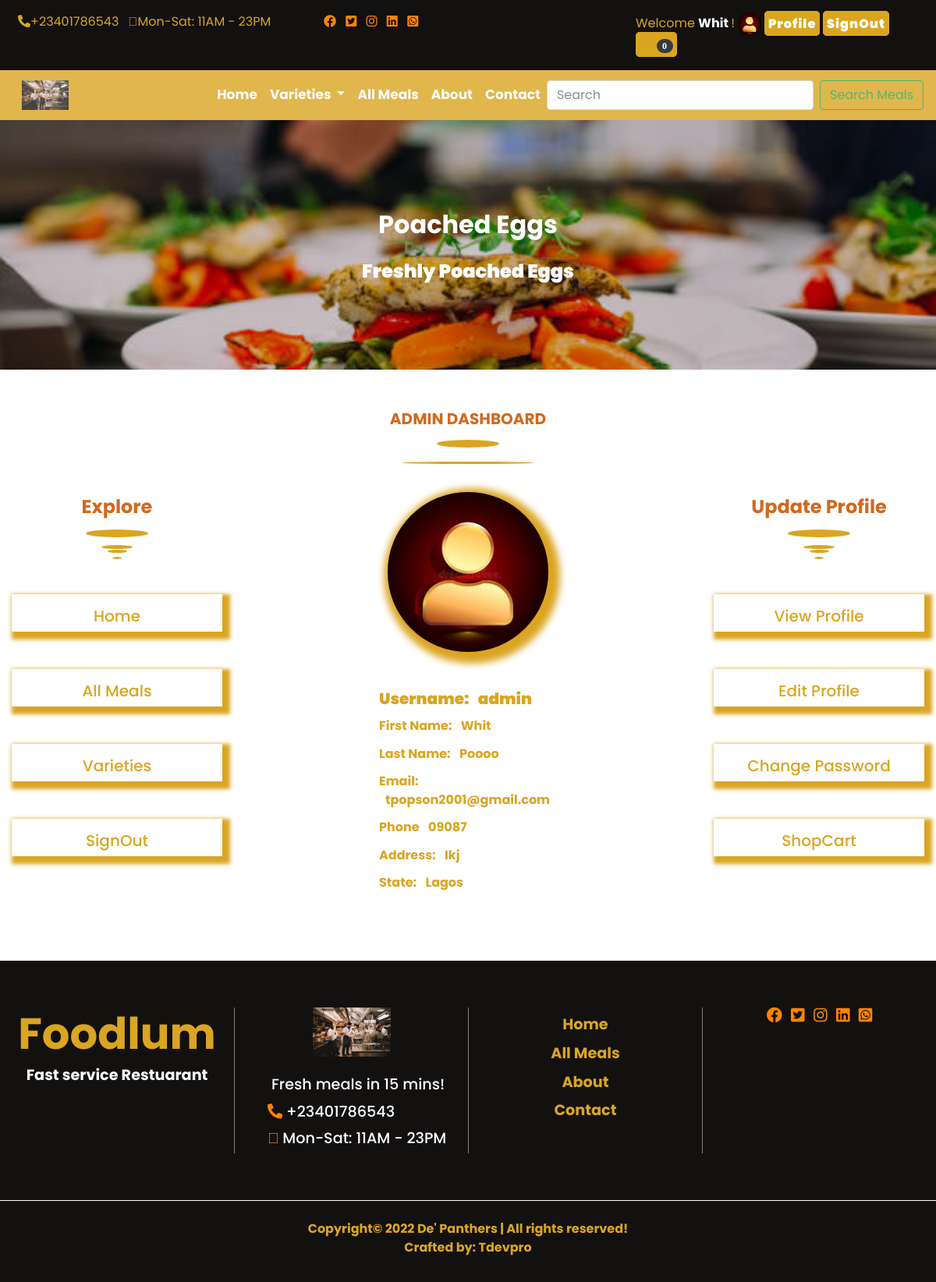
The app's page /profile (signed in) with its own data.
### user_profile/models.py (models this page shows, shortened)
class Profile(models.Model):
    user = models.OneToOneField(User, on_delete=models.CASCADE)
    first_name = models.CharField(max_length=50)
    last_name = models.CharField(max_length=50)
    phone = models.CharField(max_length=20,blank=True, null=True)
    address = models.CharField(max_length=100, blank=True, null=True)
    state = models.CharField(max_length=50, blank=True, null=True)
    image = models.ImageField(upload_to='profile', default='profile-icon.jpg', blank=True, null=True)
    cart_code = models.AutoField(primary_key=True, serialize=True)
    class Meta:
        db_table = 'profile'
        managed = True
        verbose_name = 'Profile'
        verbose_name_plural = 'Profiles'

### foodie/views.py (the view)
# urls.py: path('profile', views.profile, name='profile'),
@login_required(login_url='signin')
def profile(request):
    profile = Profile.objects.get(user__username= request.user.username)
    context = {
        'profile':profile,
    }
    return render(request, 'profile.html',context)

### foodie/context_processor.py (called while the page is built)
def dropdown(request):
    varieties = Variety.objects.all()
    context ={
        'varieties':varieties,
    }
    return context

def cartread(request):
    cart = ShopCart.objects.filter(user__username= request.user.username,item_paid=False)
    cartcount = 0
    for item in cart:
        cartcount += item.quantity
    context = {
        'cartcount':cartcount,
    }
    return context

### foodie/templatetags/sample_tags.py (called while the page is built)
@register.simple_tag
def intralink(link, section):
    return reverse(link) + '#' + section

### foodie/templates/profile.html (shortened to what this page needs)
{% extends 'base.html' %}
{% load humanize %}
{% block header %} {% include "header.html" %} {% endblock header %}
{% block banner %} {% include "banner2.html" %} {% endblock banner %}
{% block content %}
<div class="container-fluid mt-5 mb-5">
  <h1  class="subject"><span>{{profile.user.username}}</span> dashboard</h1>
  <div class="row mt-5">
      <div class="col-4 col-sm-3 col-md-3 col-lg-3 w-25 mt-4 mb-3">
        {% include "profile-left.html" %}
      </div>
      <div class="col-8 col-sm-6 col-md-6 col-lg-6 w-25 mt-4 mb-3">
        <div class="profile">
          <div class="profile-img">
            <img src="{{profile.image.url}}">
          </div>
          <div class="profile-text mt-5 mb-4">
            <div class="ptext">
              <div class="pptext">
                <h5 class="mb-2 font-weight-bolder">Username: <span class="ml-2">{{profile.user.username}}</span></h5>
              </div>
              <div class="pptext">
                <p class="mb-2">First Name: <span class="ml-2">{{profile.first_name|title}}</span></p>
              </div>
              <div class="pptext">
                <p class="mb-2">Last Name: <span class="ml-2">{{profile.last_name|title}}</span></p>
              </div>
              <div class="pptext">
                <p class="mb-2">Email: <span class="ml-2">{{profile.user.email}}</span></p>
              </div>
              <div class="pptext">
                <p class="mb-2">Phone <span class="ml-2">{{profile.phone}}</span></p>
              </div>
              <div class="pptext">
                <p class="mb-2">Address: <span class="ml-2">{{profile.address|title}}</span></p>
              </div>
              <div class="pptext">
                <p class="mb-2">State: <span class="ml-2">{{profile.state|title}}</span></p>
              </div>
            </div>
          </div>
        </div>
      </div>
      <div class="col-6 col-sm-3 col-md-3 col-lg-3 w-25 mt-4 mb-3">
          {% include "profile-right.html" %}
      </div>
  </div>
</div>
{% endblock content %}
{% block footer %} {% include "footer.html" %}{% endblock footer %}

### foodie/templates/header.html (shortened to what this page needs)
{% load sample_tags %}
{% load static %}
   <div class="container-fluid topbar">
    <div class="row">
      <div class="col-12 col-sm-2 col-md-3 col-lg-3 col-xl-4 mt-3 mb-1 mx-auto hide">
        <ul class="list-inline ml-2">
          <li class="list-inline-item" style="color: goldenrod;"><i class="fas fa-phone-alt"></i>+23401786543</li>
          <li class="list-inline-item" style="color: goldenrod;"> <i class="fal fa-clock"></i>Mon-Sat: 11AM - 23PM</li>
        </ul>
      </div>
      <div class="col-12 col-sm-1 col-md-2 col-lg-3 col-xl-4 mt-3 mb-1 mx-auto hide">
        <ul class="list-inline eli ml-auto">
          <li class="list-inline-item"><a href=""><i class="fab fa-facebook"></i></a></li>
          <li class="list-inline-item"><a href=""><i class="fab fa-twitter-square"></i></a></li>
          <li class="list-inline-item"><a href=""><i class="fab fa-instagram"></i></a></li>
          <li class="list-inline-item"><a href=""><i class="fab fa-linkedin"></i></a></li>
          <li class="list-inline-item"><a href=""><i class="fab fa-whatsapp-square"></i></a></li>
        </ul>
      </div>
      <div class="col-12 col-sm-9 col-md-7 col-lg-6 col-xl-4 mt-3 mb-1 auth">
        <ul class="mx-auto">
        {% if user.is_authenticated %}
          <li>
            <a class="mt-2" href="{% url 'profile' %}"> Welcome
              <span>
              {% if user.profile.first_name %}
                {{user.profile.first_name|title}}
              {% else %}
                {{user.username|title}}
              {% endif %}
              </span>!
            </a>
          </li>
          <li><a class="mt-2" href="{% url 'profile' %}"><img src="{{user.profile.image.url}}" class="pro-icon"></a></li>
          <li><a class="newbtn mt-2" href="{% url 'profile' %}">Profile</a></li>
          <li><a class="newbtn mt-2" href="{% url 'signout' %}">SignOut</a></li>
          <li><a class="newbtn mt-2" href="{% url 'cart' %}">
            <i class="far fa-shopping-basket">
              {% if cartcount > 0 %}
                <span class="badge badge-pill badge-dark text-white">{{cartcount}}</span>
              {% else %}
                <span class="badge badge-pill badge-dark text-white">0</span>
              {% endif %}
            </i>
          </a>
        </li>
        {% else %}
          <li class="newpuh"><a class="newbtn mt-2" href="{% url 'signin' %}">SignIn</a></li>
          <li class="newpuh1"><a class="newbtn mt-2" href="{% url 'signup' %}">SingUp</a></li>
        {% endif %}
        </ul>
      </div>
    </div>
  </div>
      <nav class="navbar navbar-expand-lg  sticky-top">
          <a class="navbar-brand" href="/"><img src="{% static '' %}img/logo.jpg"></a>
          <div class="collapse navbar-collapse" id="navbarSupportedContent">
            <ul class="navbar-nav ml-auto">
              <li class="nav-item active">
                <a class="nav-link" href="{% url 'index' %}">Home <span class="sr-only">(current)</span></a>
              </li>
              <li class="nav-item dropdown">
                <a class="nav-link dropdown-toggle" href="#" id="navbarDropdown" role="button" data-toggle="dropdown" aria-haspopup="true" aria-expanded="false">
                  Varieties
                </a>
              </li>
              <li class="nav-item">
                <a class="nav-link" href="{% url 'meals' %}">All Meals</a>
              </li>
              <li class="nav-item">
                <a class="nav-link" href="#">About</a>
              </li>
              <li class="nav-item">
                <a class="nav-link" href="{% intralink 'index' 'contact' %}">Contact</a>
              </li>
            </ul>
            <form class="form-inline my-2 my-lg-0" method="POST" action="{% url 'searched' %}">
              <input class="form-control mr-sm-2" name="itemsearch" type="search" placeholder="Search" aria-label="Search">
              <button class="btn btn-outline-success my-2 my-sm-0" type="submit">Search Meals</button>
            </form>
          </div>
        </nav>

### foodie/static/css/style.css (style rules this page uses)
* { margin: 0; padding: 0; box-sizing: border-box; }
body { font-family: 'Poppins', sans-serif; }
.topbar { background: rgb(19, 16, 16); }
.eli li a { filter: invert(1); transition: transform .5s; }
.auth li { display: inline; }
.auth li a { text-decoration: none; color: goldenrod; }
.auth li a span { text-decoration: none; color: white; font-weight: bolder; }
.newbtn { border: 1px solid goldenrod; border-radius: 5px; padding: 1% !important; color: white !important; background: goldenrod !important; font-weight: 900; letter-spacing: 1px; outline: none; }
.pro-icon { width: 8%; border-radius: 100%; }
.navbar { background: goldenrod; opacity: .8; }
.navbar .navbar-brand img { width: 60px; margin-left: 20%; }
#navbarSupportedContent a { color: white; font-weight: bold; float: right; font-size: 17px; }
.subject { font-size: 20px; color: chocolate; font-weight: bolder; text-align: center; text-transform: uppercase; }
.subject::before { content: ''; display: block; background: goldenrod; height: 3px; width: 170px; margin-left: auto; margin-right: auto; transform: translateY(70px); border-radius: 100%; }
.subject::after { content: ''; display: block; background: goldenrod; height: 10px; width: 80px; margin-left: auto; margin-right: auto; border-radius: 100%; transform: translateY(15px); }
.profile { padding: 0 10%; }
.pptext { margin-bottom: 5%; }
.profile-img { width: 45%; border-radius: 50%; background: indianred; margin-left: auto; margin-right: auto; box-shadow: 5px 5px 10px 10px goldenrod; transition: transform .5s; }
.profile-img img { width: 100%; border-radius: 100%; }
.profile-text { color: goldenrod; font-weight: bold; }
.ptext { margin-left: 25%; margin-right: 25%; }
h5 { font-weight: bold; }

### records on screen
Profile: user.username "ADMIN", image (picture), user.username "admin", first_name "Whit", last_name "Poooo", user.email "tpopson2001@gmail.com", phone "09087", address "Ikj", state "Lagos"

### other values on screen
{{ user.profile.first_name|title }} "Whit"
